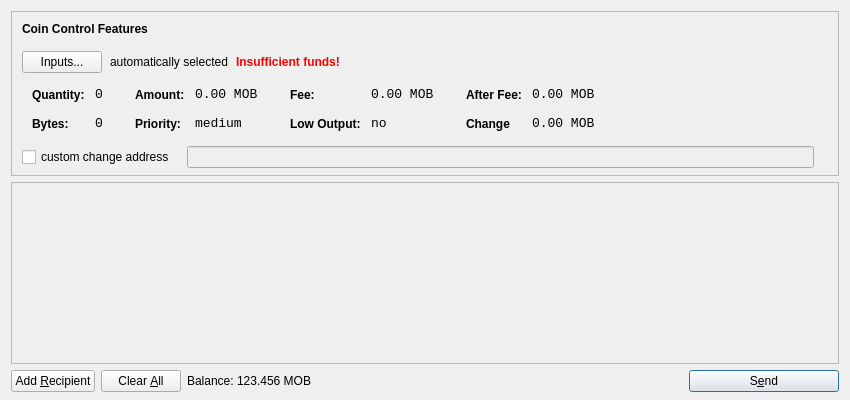
<?xml version="1.0" encoding="UTF-8"?>
<ui version="4.0">
 <class>SendCoinsDialog</class>
 <widget class="QDialog" name="SendCoinsDialog">
  <property name="geometry">
   <rect>
    <x>0</x>
    <y>0</y>
    <width>850</width>
    <height>400</height>
   </rect>
  </property>
  <property name="windowTitle">
   <string>Send Coins</string>
  </property>
  <layout class="QVBoxLayout" name="verticalLayout" stretch="0,1,0">
   <property name="bottomMargin">
    <number>8</number>
   </property>
   <item>
    <widget class="QFrame" name="frameCoinControl">
     <property name="sizePolicy">
      <sizepolicy hsizetype="Expanding" vsizetype="Expanding">
       <horstretch>0</horstretch>
       <verstretch>0</verstretch>
      </sizepolicy>
     </property>
     <property name="maximumSize">
      <size>
       <width>16777215</width>
       <height>16777215</height>
      </size>
     </property>
     <property name="frameShape">
      <enum>QFrame::StyledPanel</enum>
     </property>
     <property name="frameShadow">
      <enum>QFrame::Sunken</enum>
     </property>
     <layout class="QVBoxLayout" name="verticalLayoutCoinControl2">
      <property name="spacing">
       <number>-1</number>
      </property>
      <property name="leftMargin">
       <number>0</number>
      </property>
      <property name="topMargin">
       <number>0</number>
      </property>
      <property name="rightMargin">
       <number>0</number>
      </property>
      <property name="bottomMargin">
       <number>6</number>
      </property>
      <item>
       <layout class="QVBoxLayout" name="verticalLayoutCoinControl" stretch="0,0,0,0,1">
        <property name="spacing">
         <number>0</number>
        </property>
        <property name="leftMargin">
         <number>10</number>
        </property>
        <property name="topMargin">
         <number>10</number>
        </property>
        <item>
         <layout class="QHBoxLayout" name="horizontalLayoutCoinControl1">
          <property name="bottomMargin">
           <number>15</number>
          </property>
          <item>
           <widget class="QLabel" name="labelCoinControlFeatures">
            <property name="sizePolicy">
             <sizepolicy hsizetype="Preferred" vsizetype="Maximum">
              <horstretch>0</horstretch>
              <verstretch>0</verstretch>
             </sizepolicy>
            </property>
            <property name="font">
             <font>
              <weight>75</weight>
              <bold>true</bold>
             </font>
            </property>
            <property name="styleSheet">
             <string notr="true">font-weight:bold;</string>
            </property>
            <property name="text">
             <string>Coin Control Features</string>
            </property>
           </widget>
          </item>
         </layout>
        </item>
        <item>
         <layout class="QHBoxLayout" name="horizontalLayoutCoinControl2" stretch="0,0,0,0">
          <property name="spacing">
           <number>8</number>
          </property>
          <property name="bottomMargin">
           <number>10</number>
          </property>
          <item>
           <widget class="QPushButton" name="pushButtonCoinControl">
            <property name="styleSheet">
             <string notr="true"/>
            </property>
            <property name="text">
             <string>Inputs...</string>
            </property>
           </widget>
          </item>
          <item>
           <widget class="QLabel" name="labelCoinControlAutomaticallySelected">
            <property name="text">
             <string>automatically selected</string>
            </property>
            <property name="margin">
             <number>5</number>
            </property>
           </widget>
          </item>
          <item>
           <widget class="QLabel" name="labelCoinControlInsuffFunds">
            <property name="font">
             <font>
              <weight>75</weight>
              <bold>true</bold>
             </font>
            </property>
            <property name="styleSheet">
             <string notr="true">color:red;font-weight:bold;</string>
            </property>
            <property name="text">
             <string>Insufficient funds!</string>
            </property>
            <property name="margin">
             <number>5</number>
            </property>
           </widget>
          </item>
          <item>
           <spacer name="horizontalSpacerCoinControl">
            <property name="orientation">
             <enum>Qt::Horizontal</enum>
            </property>
            <property name="sizeHint" stdset="0">
             <size>
              <width>40</width>
              <height>1</height>
             </size>
            </property>
           </spacer>
          </item>
         </layout>
        </item>
        <item>
         <widget class="QWidget" name="widgetCoinControl" native="true">
          <property name="sizePolicy">
           <sizepolicy hsizetype="Preferred" vsizetype="Preferred">
            <horstretch>0</horstretch>
            <verstretch>0</verstretch>
           </sizepolicy>
          </property>
          <property name="minimumSize">
           <size>
            <width>0</width>
            <height>0</height>
           </size>
          </property>
          <property name="styleSheet">
           <string notr="true"/>
          </property>
          <layout class="QHBoxLayout" name="horizontalLayoutCoinControl5">
           <property name="margin">
            <number>0</number>
           </property>
           <item>
            <layout class="QHBoxLayout" name="horizontalLayoutCoinControl3" stretch="0,0,0,1">
             <property name="spacing">
              <number>20</number>
             </property>
             <property name="topMargin">
              <number>0</number>
             </property>
             <property name="bottomMargin">
              <number>10</number>
             </property>
             <item>
              <layout class="QFormLayout" name="formLayoutCoinControl1">
               <property name="horizontalSpacing">
                <number>10</number>
               </property>
               <property name="verticalSpacing">
                <number>14</number>
               </property>
               <property name="leftMargin">
                <number>10</number>
               </property>
               <property name="topMargin">
                <number>4</number>
               </property>
               <property name="rightMargin">
                <number>6</number>
               </property>
               <item row="0" column="0">
                <widget class="QLabel" name="labelCoinControlQuantityText">
                 <property name="styleSheet">
                  <string notr="true">font-weight:bold;</string>
                 </property>
                 <property name="text">
                  <string>Quantity:</string>
                 </property>
                 <property name="margin">
                  <number>0</number>
                 </property>
                </widget>
               </item>
               <item row="0" column="1">
                <widget class="QLabel" name="labelCoinControlQuantity">
                 <property name="font">
                  <font>
                   <family>Monospace</family>
                   <pointsize>10</pointsize>
                  </font>
                 </property>
                 <property name="cursor">
                  <cursorShape>IBeamCursor</cursorShape>
                 </property>
                 <property name="contextMenuPolicy">
                  <enum>Qt::ActionsContextMenu</enum>
                 </property>
                 <property name="text">
                  <string>0</string>
                 </property>
                 <property name="margin">
                  <number>0</number>
                 </property>
                 <property name="textInteractionFlags">
                  <set>Qt::LinksAccessibleByMouse|Qt::TextSelectableByKeyboard|Qt::TextSelectableByMouse</set>
                 </property>
                </widget>
               </item>
               <item row="1" column="0">
                <widget class="QLabel" name="labelCoinControlBytesText">
                 <property name="styleSheet">
                  <string notr="true">font-weight:bold;</string>
                 </property>
                 <property name="text">
                  <string>Bytes:</string>
                 </property>
                </widget>
               </item>
               <item row="1" column="1">
                <widget class="QLabel" name="labelCoinControlBytes">
                 <property name="font">
                  <font>
                   <family>Monospace</family>
                   <pointsize>10</pointsize>
                  </font>
                 </property>
                 <property name="cursor">
                  <cursorShape>IBeamCursor</cursorShape>
                 </property>
                 <property name="contextMenuPolicy">
                  <enum>Qt::ActionsContextMenu</enum>
                 </property>
                 <property name="text">
                  <string>0</string>
                 </property>
                 <property name="textInteractionFlags">
                  <set>Qt::LinksAccessibleByMouse|Qt::TextSelectableByKeyboard|Qt::TextSelectableByMouse</set>
                 </property>
                </widget>
               </item>
              </layout>
             </item>
             <item>
              <layout class="QFormLayout" name="formLayoutCoinControl2">
               <property name="horizontalSpacing">
                <number>10</number>
               </property>
               <property name="verticalSpacing">
                <number>14</number>
               </property>
               <property name="leftMargin">
                <number>6</number>
               </property>
               <property name="topMargin">
                <number>4</number>
               </property>
               <property name="rightMargin">
                <number>6</number>
               </property>
               <item row="0" column="0">
                <widget class="QLabel" name="labelCoinControlAmountText">
                 <property name="styleSheet">
                  <string notr="true">font-weight:bold;</string>
                 </property>
                 <property name="text">
                  <string>Amount:</string>
                 </property>
                 <property name="margin">
                  <number>0</number>
                 </property>
                </widget>
               </item>
               <item row="0" column="1">
                <widget class="QLabel" name="labelCoinControlAmount">
                 <property name="font">
                  <font>
                   <family>Monospace</family>
                   <pointsize>10</pointsize>
                  </font>
                 </property>
                 <property name="cursor">
                  <cursorShape>IBeamCursor</cursorShape>
                 </property>
                 <property name="contextMenuPolicy">
                  <enum>Qt::ActionsContextMenu</enum>
                 </property>
                 <property name="text">
                  <string>0.00 MOB</string>
                 </property>
                 <property name="textInteractionFlags">
                  <set>Qt::LinksAccessibleByMouse|Qt::TextSelectableByKeyboard|Qt::TextSelectableByMouse</set>
                 </property>
                </widget>
               </item>
               <item row="1" column="0">
                <widget class="QLabel" name="labelCoinControlPriorityText">
                 <property name="styleSheet">
                  <string notr="true">font-weight:bold;</string>
                 </property>
                 <property name="text">
                  <string>Priority:</string>
                 </property>
                </widget>
               </item>
               <item row="1" column="1">
                <widget class="QLabel" name="labelCoinControlPriority">
                 <property name="font">
                  <font>
                   <family>Monospace</family>
                   <pointsize>10</pointsize>
                  </font>
                 </property>
                 <property name="cursor">
                  <cursorShape>IBeamCursor</cursorShape>
                 </property>
                 <property name="contextMenuPolicy">
                  <enum>Qt::ActionsContextMenu</enum>
                 </property>
                 <property name="text">
                  <string>medium</string>
                 </property>
                 <property name="textInteractionFlags">
                  <set>Qt::LinksAccessibleByMouse|Qt::TextSelectableByKeyboard|Qt::TextSelectableByMouse</set>
                 </property>
                </widget>
               </item>
              </layout>
             </item>
             <item>
              <layout class="QFormLayout" name="formLayoutCoinControl3">
               <property name="horizontalSpacing">
                <number>10</number>
               </property>
               <property name="verticalSpacing">
                <number>14</number>
               </property>
               <property name="leftMargin">
                <number>6</number>
               </property>
               <property name="topMargin">
                <number>4</number>
               </property>
               <property name="rightMargin">
                <number>6</number>
               </property>
               <item row="0" column="0">
                <widget class="QLabel" name="labelCoinControlFeeText">
                 <property name="styleSheet">
                  <string notr="true">font-weight:bold;</string>
                 </property>
                 <property name="text">
                  <string>Fee:</string>
                 </property>
                 <property name="margin">
                  <number>0</number>
                 </property>
                </widget>
               </item>
               <item row="0" column="1">
                <widget class="QLabel" name="labelCoinControlFee">
                 <property name="font">
                  <font>
                   <family>Monospace</family>
                   <pointsize>10</pointsize>
                  </font>
                 </property>
                 <property name="cursor">
                  <cursorShape>IBeamCursor</cursorShape>
                 </property>
                 <property name="contextMenuPolicy">
                  <enum>Qt::ActionsContextMenu</enum>
                 </property>
                 <property name="text">
                  <string>0.00 MOB</string>
                 </property>
                 <property name="textInteractionFlags">
                  <set>Qt::LinksAccessibleByMouse|Qt::TextSelectableByKeyboard|Qt::TextSelectableByMouse</set>
                 </property>
                </widget>
               </item>
               <item row="1" column="0">
                <widget class="QLabel" name="labelCoinControlLowOutputText">
                 <property name="styleSheet">
                  <string notr="true">font-weight:bold;</string>
                 </property>
                 <property name="text">
                  <string>Low Output:</string>
                 </property>
                </widget>
               </item>
               <item row="1" column="1">
                <widget class="QLabel" name="labelCoinControlLowOutput">
                 <property name="font">
                  <font>
                   <family>Monospace</family>
                   <pointsize>10</pointsize>
                  </font>
                 </property>
                 <property name="cursor">
                  <cursorShape>IBeamCursor</cursorShape>
                 </property>
                 <property name="contextMenuPolicy">
                  <enum>Qt::ActionsContextMenu</enum>
                 </property>
                 <property name="text">
                  <string>no</string>
                 </property>
                 <property name="textInteractionFlags">
                  <set>Qt::LinksAccessibleByMouse|Qt::TextSelectableByKeyboard|Qt::TextSelectableByMouse</set>
                 </property>
                </widget>
               </item>
              </layout>
             </item>
             <item>
              <layout class="QFormLayout" name="formLayoutCoinControl4">
               <property name="horizontalSpacing">
                <number>10</number>
               </property>
               <property name="verticalSpacing">
                <number>14</number>
               </property>
               <property name="leftMargin">
                <number>6</number>
               </property>
               <property name="topMargin">
                <number>4</number>
               </property>
               <property name="rightMargin">
                <number>6</number>
               </property>
               <item row="0" column="0">
                <widget class="QLabel" name="labelCoinControlAfterFeeText">
                 <property name="styleSheet">
                  <string notr="true">font-weight:bold;</string>
                 </property>
                 <property name="text">
                  <string>After Fee:</string>
                 </property>
                 <property name="margin">
                  <number>0</number>
                 </property>
                </widget>
               </item>
               <item row="0" column="1">
                <widget class="QLabel" name="labelCoinControlAfterFee">
                 <property name="font">
                  <font>
                   <family>Monospace</family>
                   <pointsize>10</pointsize>
                  </font>
                 </property>
                 <property name="cursor">
                  <cursorShape>IBeamCursor</cursorShape>
                 </property>
                 <property name="contextMenuPolicy">
                  <enum>Qt::ActionsContextMenu</enum>
                 </property>
                 <property name="text">
                  <string>0.00 MOB</string>
                 </property>
                 <property name="textInteractionFlags">
                  <set>Qt::LinksAccessibleByMouse|Qt::TextSelectableByKeyboard|Qt::TextSelectableByMouse</set>
                 </property>
                </widget>
               </item>
               <item row="1" column="0">
                <widget class="QLabel" name="labelCoinControlChangeText">
                 <property name="styleSheet">
                  <string notr="true">font-weight:bold;</string>
                 </property>
                 <property name="text">
                  <string>Change</string>
                 </property>
                </widget>
               </item>
               <item row="1" column="1">
                <widget class="QLabel" name="labelCoinControlChange">
                 <property name="font">
                  <font>
                   <family>Monospace</family>
                   <pointsize>10</pointsize>
                  </font>
                 </property>
                 <property name="cursor">
                  <cursorShape>IBeamCursor</cursorShape>
                 </property>
                 <property name="contextMenuPolicy">
                  <enum>Qt::ActionsContextMenu</enum>
                 </property>
                 <property name="text">
                  <string>0.00 MOB</string>
                 </property>
                 <property name="textInteractionFlags">
                  <set>Qt::LinksAccessibleByMouse|Qt::TextSelectableByKeyboard|Qt::TextSelectableByMouse</set>
                 </property>
                </widget>
               </item>
              </layout>
             </item>
            </layout>
           </item>
          </layout>
         </widget>
        </item>
        <item>
         <layout class="QHBoxLayout" name="horizontalLayoutCoinControl4" stretch="0,0,0">
          <property name="spacing">
           <number>12</number>
          </property>
          <property name="sizeConstraint">
           <enum>QLayout::SetDefaultConstraint</enum>
          </property>
          <property name="topMargin">
           <number>5</number>
          </property>
          <property name="rightMargin">
           <number>5</number>
          </property>
          <item>
           <widget class="QCheckBox" name="checkBoxCoinControlChange">
            <property name="text">
             <string>custom change address</string>
            </property>
           </widget>
          </item>
          <item>
           <widget class="QLineEdit" name="lineEditCoinControlChange">
            <property name="enabled">
             <bool>false</bool>
            </property>
            <property name="sizePolicy">
             <sizepolicy hsizetype="Expanding" vsizetype="Fixed">
              <horstretch>0</horstretch>
              <verstretch>0</verstretch>
             </sizepolicy>
            </property>
           </widget>
          </item>
          <item>
           <widget class="QLabel" name="labelCoinControlChangeLabel">
            <property name="sizePolicy">
             <sizepolicy hsizetype="Preferred" vsizetype="Expanding">
              <horstretch>0</horstretch>
              <verstretch>0</verstretch>
             </sizepolicy>
            </property>
            <property name="minimumSize">
             <size>
              <width>0</width>
              <height>0</height>
             </size>
            </property>
            <property name="text">
             <string/>
            </property>
            <property name="margin">
             <number>3</number>
            </property>
           </widget>
          </item>
         </layout>
        </item>
        <item>
         <spacer name="verticalSpacerCoinControl">
          <property name="orientation">
           <enum>Qt::Vertical</enum>
          </property>
          <property name="sizeHint" stdset="0">
           <size>
            <width>800</width>
            <height>1</height>
           </size>
          </property>
         </spacer>
        </item>
       </layout>
      </item>
     </layout>
    </widget>
   </item>
   <item>
    <widget class="QScrollArea" name="scrollArea">
     <property name="widgetResizable">
      <bool>true</bool>
     </property>
     <widget class="QWidget" name="scrollAreaWidgetContents">
      <property name="geometry">
       <rect>
        <x>0</x>
        <y>0</y>
        <width>830</width>
        <height>165</height>
       </rect>
      </property>
      <layout class="QVBoxLayout" name="verticalLayout_2">
       <property name="margin">
        <number>0</number>
       </property>
       <item>
        <layout class="QVBoxLayout" name="entries">
         <property name="spacing">
          <number>6</number>
         </property>
        </layout>
       </item>
       <item>
        <spacer name="verticalSpacer">
         <property name="orientation">
          <enum>Qt::Vertical</enum>
         </property>
         <property name="sizeHint" stdset="0">
          <size>
           <width>20</width>
           <height>40</height>
          </size>
         </property>
        </spacer>
       </item>
      </layout>
     </widget>
    </widget>
   </item>
   <item>
    <layout class="QHBoxLayout" name="horizontalLayout">
     <item>
      <widget class="QPushButton" name="addButton">
       <property name="toolTip">
        <string>Send to multiple recipients at once</string>
       </property>
       <property name="text">
        <string>Add &amp;Recipient</string>
       </property>
       <property name="icon">
        <iconset resource="../bitcoin.qrc">
         <normaloff>:/icons/add</normaloff>:/icons/add</iconset>
       </property>
       <property name="autoDefault">
        <bool>false</bool>
       </property>
      </widget>
     </item>
     <item>
      <widget class="QPushButton" name="clearButton">
       <property name="sizePolicy">
        <sizepolicy hsizetype="Minimum" vsizetype="Fixed">
         <horstretch>0</horstretch>
         <verstretch>0</verstretch>
        </sizepolicy>
       </property>
       <property name="toolTip">
        <string>Remove all transaction fields</string>
       </property>
       <property name="text">
        <string>Clear &amp;All</string>
       </property>
       <property name="icon">
        <iconset resource="../bitcoin.qrc">
         <normaloff>:/icons/remove</normaloff>:/icons/remove</iconset>
       </property>
       <property name="autoRepeatDelay">
        <number>300</number>
       </property>
       <property name="autoDefault">
        <bool>false</bool>
       </property>
      </widget>
     </item>
     <item>
      <layout class="QHBoxLayout" name="horizontalLayout_2">
       <property name="spacing">
        <number>3</number>
       </property>
       <item>
        <widget class="QLabel" name="label">
         <property name="sizePolicy">
          <sizepolicy hsizetype="Preferred" vsizetype="Fixed">
           <horstretch>0</horstretch>
           <verstretch>0</verstretch>
          </sizepolicy>
         </property>
         <property name="text">
          <string>Balance:</string>
         </property>
        </widget>
       </item>
       <item>
        <widget class="QLabel" name="labelBalance">
         <property name="sizePolicy">
          <sizepolicy hsizetype="Preferred" vsizetype="Fixed">
           <horstretch>0</horstretch>
           <verstretch>0</verstretch>
          </sizepolicy>
         </property>
         <property name="cursor">
          <cursorShape>IBeamCursor</cursorShape>
         </property>
         <property name="text">
          <string>123.456 MOB</string>
         </property>
         <property name="textInteractionFlags">
          <set>Qt::LinksAccessibleByMouse|Qt::TextSelectableByKeyboard|Qt::TextSelectableByMouse</set>
         </property>
        </widget>
       </item>
      </layout>
     </item>
     <item>
      <spacer name="horizontalSpacer">
       <property name="orientation">
        <enum>Qt::Horizontal</enum>
       </property>
       <property name="sizeHint" stdset="0">
        <size>
         <width>40</width>
         <height>20</height>
        </size>
       </property>
      </spacer>
     </item>
     <item>
      <widget class="QPushButton" name="sendButton">
       <property name="minimumSize">
        <size>
         <width>150</width>
         <height>0</height>
        </size>
       </property>
       <property name="toolTip">
        <string>Confirm the send action</string>
       </property>
       <property name="text">
        <string>S&amp;end</string>
       </property>
       <property name="icon">
        <iconset resource="../bitcoin.qrc">
         <normaloff>:/icons/send</normaloff>:/icons/send</iconset>
       </property>
       <property name="default">
        <bool>true</bool>
       </property>
      </widget>
     </item>
    </layout>
   </item>
  </layout>
 </widget>
 <resources>
  <include location="../bitcoin.qrc"/>
 </resources>
 <connections/>
</ui>
